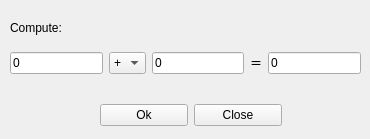
<ui version="4.0" >
 <author></author>
 <comment></comment>
 <exportmacro></exportmacro>
 <class>Form</class>
 <widget class="QWidget" name="Form" >
  <property name="geometry" >
   <rect>
    <x>0</x>
    <y>0</y>
    <width>370</width>
    <height>139</height>
   </rect>
  </property>
  <property name="windowTitle" >
   <string>Calculator</string>
  </property>
  <widget class="QWidget" name="layoutWidget" >
   <property name="geometry" >
    <rect>
     <x>10</x>
     <y>50</y>
     <width>351</width>
     <height>26</height>
    </rect>
   </property>
   <layout class="QHBoxLayout" >
    <property name="margin" >
     <number>0</number>
    </property>
    <property name="spacing" >
     <number>6</number>
    </property>
    <item>
     <widget class="QLineEdit" name="lineEdit_a" >
      <property name="inputMask" >
       <string/>
      </property>
      <property name="text" >
       <string>0</string>
      </property>
     </widget>
    </item>
    <item>
     <widget class="QComboBox" name="comboBox" >
      <item>
       <property name="text" >
        <string>+</string>
       </property>
      </item>
      <item>
       <property name="text" >
        <string>-</string>
       </property>
      </item>
      <item>
       <property name="text" >
        <string>*</string>
       </property>
      </item>
      <item>
       <property name="text" >
        <string>/</string>
       </property>
      </item>
     </widget>
    </item>
    <item>
     <widget class="QLineEdit" name="lineEdit_b" >
      <property name="inputMask" >
       <string/>
      </property>
      <property name="text" >
       <string>0</string>
      </property>
     </widget>
    </item>
    <item>
     <widget class="QLabel" name="label_eauql" >
      <property name="text" >
       <string>＝</string>
      </property>
     </widget>
    </item>
    <item>
     <widget class="QLineEdit" name="lineEdit_c" >
      <property name="text" >
       <string>0</string>
      </property>
      <property name="readOnly" >
       <bool>true</bool>
      </property>
     </widget>
    </item>
   </layout>
  </widget>
  <widget class="QWidget" name="layoutWidget" >
   <property name="geometry" >
    <rect>
     <x>100</x>
     <y>100</y>
     <width>182</width>
     <height>30</height>
    </rect>
   </property>
   <layout class="QHBoxLayout" >
    <property name="margin" >
     <number>0</number>
    </property>
    <property name="spacing" >
     <number>6</number>
    </property>
    <item>
     <widget class="QPushButton" name="pushButton_ok" >
      <property name="text" >
       <string>Ok</string>
      </property>
     </widget>
    </item>
    <item>
     <widget class="QPushButton" name="pushButton_close" >
      <property name="text" >
       <string>Close</string>
      </property>
     </widget>
    </item>
   </layout>
  </widget>
  <widget class="QLabel" name="label_compute" >
   <property name="geometry" >
    <rect>
     <x>10</x>
     <y>20</y>
     <width>71</width>
     <height>16</height>
    </rect>
   </property>
   <property name="text" >
    <string>Compute:</string>
   </property>
  </widget>
 </widget>
 <pixmapfunction></pixmapfunction>
 <resources/>
 <connections>
  <connection>
   <sender>pushButton_close</sender>
   <signal>clicked()</signal>
   <receiver>Form</receiver>
   <slot>close()</slot>
   <hints>
    <hint type="sourcelabel" >
     <x>250</x>
     <y>151</y>
    </hint>
    <hint type="destinationlabel" >
     <x>380</x>
     <y>115</y>
    </hint>
   </hints>
  </connection>
 </connections>
</ui>
